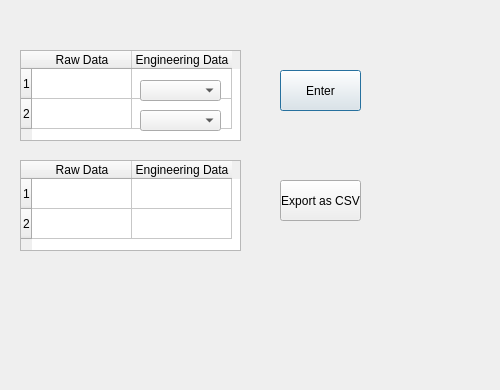
<?xml version="1.0" encoding="UTF-8"?>
<ui version="4.0">
 <class>Dialog</class>
 <widget class="QDialog" name="Dialog">
  <property name="geometry">
   <rect>
    <x>0</x>
    <y>0</y>
    <width>500</width>
    <height>390</height>
   </rect>
  </property>
  <property name="windowTitle">
   <string>Dialog</string>
  </property>
  <widget class="QComboBox" name="comboBox_3">
   <property name="geometry">
    <rect>
     <x>50</x>
     <y>110</y>
     <width>81</width>
     <height>21</height>
    </rect>
   </property>
   <item>
    <property name="text">
     <string/>
    </property>
   </item>
   <item>
    <property name="text">
     <string>b</string>
    </property>
   </item>
   <item>
    <property name="text">
     <string>c</string>
    </property>
   </item>
   <item>
    <property name="text">
     <string>d</string>
    </property>
   </item>
   <item>
    <property name="text">
     <string>e</string>
    </property>
   </item>
  </widget>
  <widget class="QTableWidget" name="tableWidget">
   <property name="geometry">
    <rect>
     <x>20</x>
     <y>160</y>
     <width>221</width>
     <height>91</height>
    </rect>
   </property>
   <row>
    <property name="text">
     <string>1</string>
    </property>
   </row>
   <row>
    <property name="text">
     <string>2</string>
    </property>
   </row>
   <column>
    <property name="text">
     <string>Raw Data</string>
    </property>
   </column>
   <column>
    <property name="text">
     <string>Engineering Data</string>
    </property>
   </column>
   <item row="0" column="0">
    <property name="text">
     <string/>
    </property>
   </item>
   <item row="0" column="1">
    <property name="text">
     <string/>
    </property>
   </item>
   <item row="1" column="0">
    <property name="text">
     <string/>
    </property>
   </item>
   <item row="1" column="1">
    <property name="text">
     <string/>
    </property>
   </item>
  </widget>
  <widget class="QComboBox" name="comboBox">
   <property name="geometry">
    <rect>
     <x>50</x>
     <y>80</y>
     <width>81</width>
     <height>21</height>
    </rect>
   </property>
   <item>
    <property name="text">
     <string/>
    </property>
   </item>
   <item>
    <property name="text">
     <string>b</string>
    </property>
   </item>
   <item>
    <property name="text">
     <string>c</string>
    </property>
   </item>
   <item>
    <property name="text">
     <string>d</string>
    </property>
   </item>
   <item>
    <property name="text">
     <string>e</string>
    </property>
   </item>
  </widget>
  <widget class="QPushButton" name="pushButton_2">
   <property name="geometry">
    <rect>
     <x>280</x>
     <y>70</y>
     <width>81</width>
     <height>41</height>
    </rect>
   </property>
   <property name="text">
    <string>Enter</string>
   </property>
  </widget>
  <widget class="QTableWidget" name="tableWidget_2">
   <property name="geometry">
    <rect>
     <x>20</x>
     <y>50</y>
     <width>221</width>
     <height>91</height>
    </rect>
   </property>
   <row>
    <property name="text">
     <string>1</string>
    </property>
   </row>
   <row>
    <property name="text">
     <string>2</string>
    </property>
   </row>
   <column>
    <property name="text">
     <string>Raw Data</string>
    </property>
   </column>
   <column>
    <property name="text">
     <string>Engineering Data</string>
    </property>
   </column>
  </widget>
  <widget class="QComboBox" name="comboBox_2">
   <property name="geometry">
    <rect>
     <x>140</x>
     <y>80</y>
     <width>81</width>
     <height>21</height>
    </rect>
   </property>
   <item>
    <property name="text">
     <string/>
    </property>
   </item>
   <item>
    <property name="text">
     <string>2</string>
    </property>
   </item>
   <item>
    <property name="text">
     <string>3</string>
    </property>
   </item>
   <item>
    <property name="text">
     <string>4</string>
    </property>
   </item>
   <item>
    <property name="text">
     <string>5</string>
    </property>
   </item>
  </widget>
  <widget class="QPushButton" name="pushButton">
   <property name="geometry">
    <rect>
     <x>280</x>
     <y>180</y>
     <width>81</width>
     <height>41</height>
    </rect>
   </property>
   <property name="text">
    <string>Export as CSV</string>
   </property>
  </widget>
  <widget class="QComboBox" name="comboBox_4">
   <property name="geometry">
    <rect>
     <x>140</x>
     <y>110</y>
     <width>81</width>
     <height>21</height>
    </rect>
   </property>
   <item>
    <property name="text">
     <string/>
    </property>
   </item>
   <item>
    <property name="text">
     <string>2</string>
    </property>
   </item>
   <item>
    <property name="text">
     <string>3</string>
    </property>
   </item>
   <item>
    <property name="text">
     <string>4</string>
    </property>
   </item>
   <item>
    <property name="text">
     <string>5</string>
    </property>
   </item>
  </widget>
 </widget>
 <resources/>
 <connections/>
</ui>
